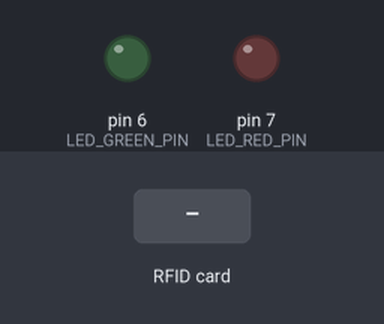
Recording of a sketch running on a simulated Arduino Uno, built with avr-gcc and run on an emulated ATmega328P. Shown: output pins drawn as LEDs (lit = HIGH). The test bench sets the inputs (shaded band). Pins used as bus, display or sensor lines are not drawn.

Above: at 1.2 s.
1.3 s: RFID card 5E 7A 19 C4 held to the reader
At 2.5 s:
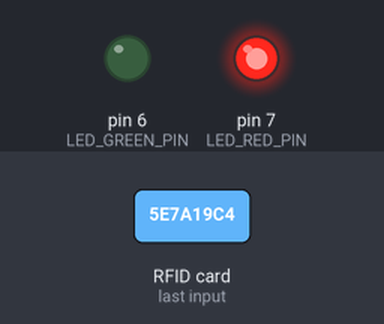
Timing chart, 0 to 5.8 s (numbered marks = the images above; inputs shaded):
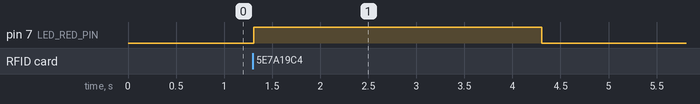

The sketch:

rfid_reader.ino
```cpp
#include <MFRC522.h>
#include <SPI.h>

//definesc led-urile rosu si verde pentru estetica codului
#define LED_RED_PIN 7
#define LED_GREEN_PIN 6

//definesc pini pentru sda si reset
//..
#define SDA_RFID_PIN 10
#define RST_RFID_PIN 9
//vreau sa-mi creez un obiect pe baza librariei MFRC522
MFRC522 RFID(SDA_RFID_PIN, RST_RFID_PIN); //..

struct USER
{
    unsigned long ID;
}   Users[] =
{
    {0xA119F0E3},  //pun UL la final de la usigned long
    {0x315AF7E3},
    {0xD1CA08E4},
    {0xA1E6F5E3}
};

const byte UserCount = sizeof Users / sizeof Users[0];

void setup() {
    Serial.begin(9600); //parte de comunicare intre placuta si calculator
    //9600-este standard, care semnifica cati biti sunt trimisi pe secunda
    //cu cat numarul e mai mare cu atat datele sunt trimise mai repede
    while(!Serial); //vrem ca dupa executarea while-ului Serial sa fie complet executat

    pinMode(LED_RED_PIN, OUTPUT);
    pinMode(LED_GREEN_PIN, OUTPUT);

    SPI.begin(); //permite sa comunic prin intermediul arduino cu senzorul RFID
    RFID.PCD_Init(); //initializam pentru senzor pini (conexiunea dintre arduino si senzor (ca la define))
    //"citeste conexiunea cablurilor"
}

void loop() {
    if (!RFID.PICC_IsNewCardPresent()) //PICC- Proximity integrsated circuit card
        return;
    //daca nu am nici un card apropiat atunci ies din loop

    readRFID();
}

void readRFID()
{
    if (!RFID.PICC_ReadCardSerial()) //verific daca s-a citit ID-ul
        return;

    unsigned long UIDVal = RFID.uid.uidByte[0]; //UIDVal- valoarea UID(user ID)
    UIDVal = (UIDVal << 8) | RFID.uid.uidByte[1];
    UIDVal = (UIDVal << 8) | RFID.uid.uidByte[2];
    UIDVal = (UIDVal << 8) | RFID.uid.uidByte[3];
    //citesc id-ul cardului punandu-l pe 32 de biti
    //Serial.println(UIDVal, HEX); //afisarea in hexazecimal

    boolean authorized = false;
    for( int i = 0; i < UserCount; i++)
    {
        if(UIDVal == Users[i].ID)
        {
            authorized = true;
            break; // nu are rost sa mai parcurg for-ul daca l-am gasit
        }
    }

    if (authorized)
    {
        Serial.println(UIDVal, HEX);
        digitalWrite(LED_GREEN_PIN, HIGH);
        delay(3000);
        digitalWrite(LED_GREEN_PIN, LOW);
        delay(500);
    }
    else
    {
        digitalWrite(LED_RED_PIN, HIGH);
        delay(3000);
        digitalWrite(LED_RED_PIN, LOW);
        delay(500);
    }
}
```

Measured:
- after the input at 1.3 s, pin 7 (LED_RED_PIN): LOW → HIGH at once, → LOW 3.0 s later
